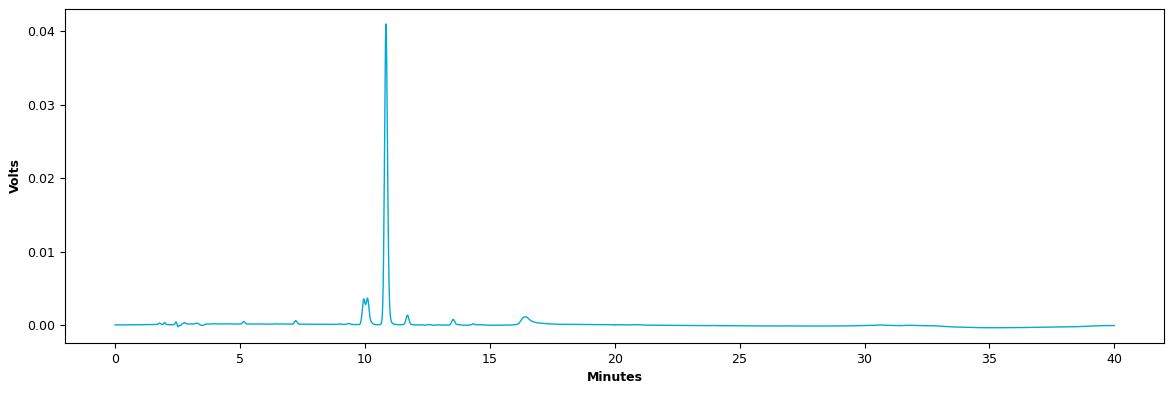
#> input picture images/1245.jpg, 1173 x 393 px, found by its file name; the run also reads 1 picture not shown here
$ python index.py
#> lines starting #> are read from the running program, lines starting #| are printed output that depends on the picture
import cv2
import numpy as np

original = cv2.imread(".\images\\1245.jpg")
#> original is the input picture: shape (393, 1173, 3); mean B, G, R 252.4, 252.2, 251.3
image_to_compare = cv2.imread(".\images\\12451.jpg")

if original.shape == image_to_compare.shape:
    difference = cv2.subtract(original,image_to_compare)
#> difference: shape (393, 1173, 3); every value is 0
    b,g,r = cv2.split(difference)
#> b: shape (393, 1173); every value is 0
    if cv2.countNonZero(b) ==0 and cv2.countNonZero(g) == 0 and cv2.countNonZero(r) ==0:
        print("images are same.")
    else:
        print("image is different")

#checking similarities using orb algorithm.
orb = cv2.ORB_create()
kp_1,desc_1 = orb.detectAndCompute(original,None)
#> kp_1 = 334 keypoints; strongest (x, y, size): (1111, 360, 31), (863, 359, 31), (49, 31, 31), (988, 359, 31)
kp_2,desc_2 = orb.detectAndCompute(image_to_compare,None)
#> kp_2 has the same summary as kp_1

matcher = cv2.BFMatcher(cv2.NORM_HAMMING)
matches = matcher.knnMatch(desc_1,desc_2,k=2)
#> matches = 334 matches

good=[]
for m,n in matches:
    if m.distance<0.1*n.distance:
        good.append([m])
#> after the loop, good = 327 matches


#print(len(matches))
# final_image = cv2.drawMatchesKnn(original,kp_1,image_to_compare,kp_2,matches,None)
final_image = cv2.drawMatchesKnn(original,kp_1,image_to_compare,kp_2,good,None)
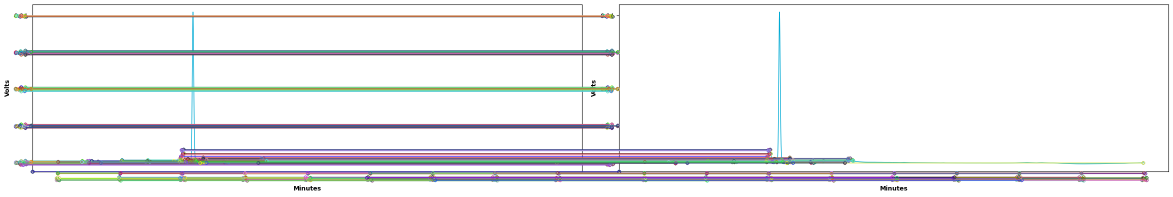
#> final_image: shape (393, 2346, 3) (shown at 1/2 size); mean B, G, R 238.9, 237.7, 237.8
final_image = cv2.resize(final_image,(1000,650))
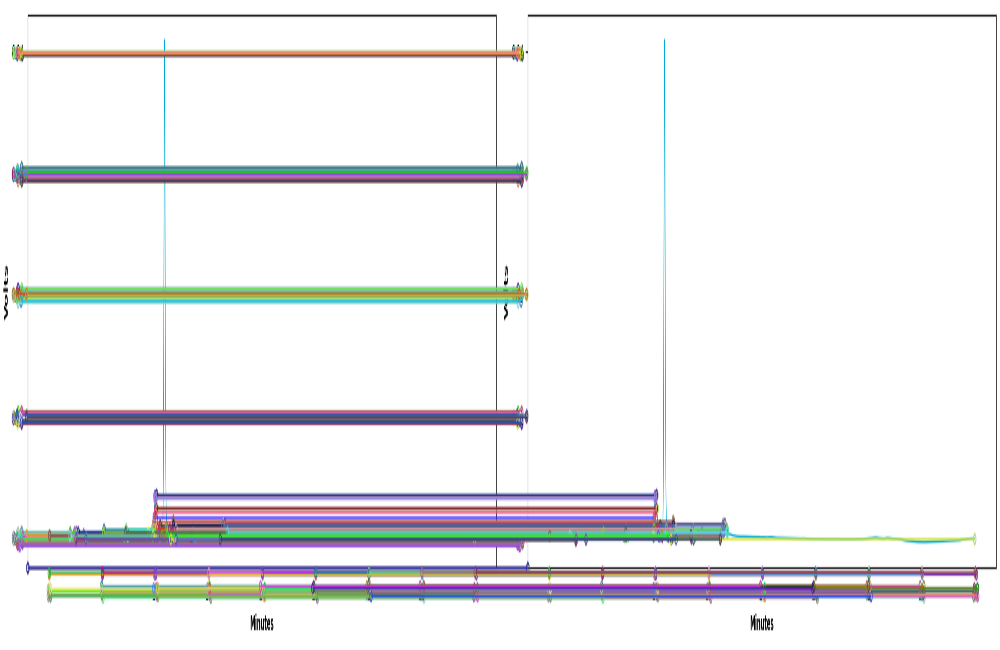
#> final_image: shape (650, 1000, 3); mean B, G, R 239, 237.7, 237.8
print(len(matches))
#| 334
cv2.imshow("final image",final_image)
# [6 lines of commented-out code are left out]
cv2.waitKey(0)
cv2.destroyAllWindows()
